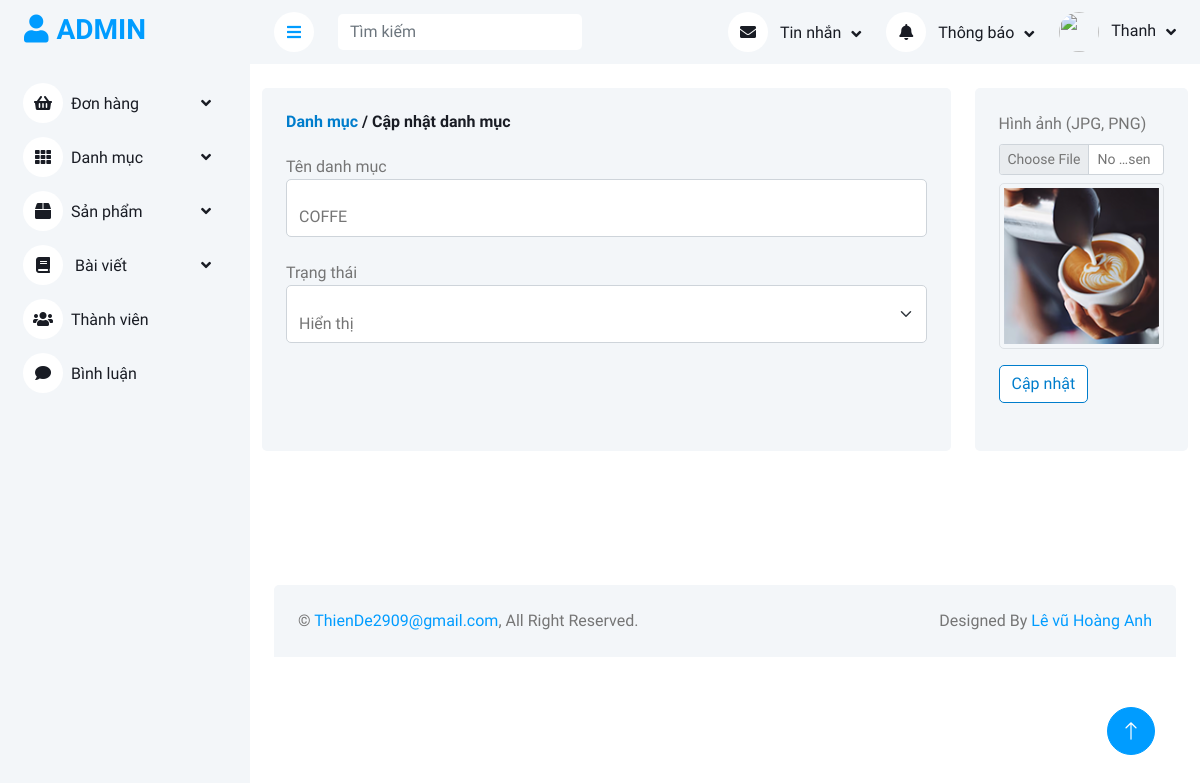
Screenshot of /admin/danh-muc/index.php?quanli=cap-nhat-danh-muc&id=2 (signed in) with the database file from the repository.
### tables this page shows
CREATE TABLE `categories` (
  `category_id` int(11) NOT NULL,
  `name` varchar(255) NOT NULL,
  `image` varchar(255) NOT NULL,
  `status` tinyint(1) NOT NULL DEFAULT 1
);

### admin/models_admin/pdo_library.php (called while the page is built, shortened)
<?php
function pdo_query_one($sql){
    $sql_args = array_slice(func_get_args(), 1);
    try{
        $conn = pdo_get_connection();
        $stmt = $conn->prepare($sql);
        $stmt->execute($sql_args);
        $row = $stmt->fetch(PDO::FETCH_ASSOC);
        return $row;
    }
    catch(PDOException $e){
        throw $e;
    }
    finally{
        unset($conn);
    }
}
?>

### admin/models_admin/CategoryModel.php (called while the page is built, shortened)
<?php
    class CategoryModel {
        public function select_category_by_id($category_id) {
            $sql = "SELECT * FROM categories WHERE category_id = ?";
            return pdo_query_one($sql, $category_id);
        }
    }
?>

### admin/danh-muc/edit.php (the view, shortened to what this page needs)
<?php
if(isset($_GET['id']) && $_GET['id'] > 0) {
    $category_id = $_GET['id'];
    $category_one = $CategoryModel->select_category_by_id($category_id);
    extract($category_one);
}else {
    header("Location: index.php?quanli=danh-sach-danh-muc");
}
?>
<div class="container-fluid pt-4" style="margin-bottom: 110px;">
    <form class="row g-4" action="" method="post" enctype="multipart/form-data">
        <div class="col-sm-12 col-xl-9">
            <div class="bg-light rounded h-100 p-4">
                <h6 class="mb-4">
                    <a href="index.php?quanli=danh-sach-danh-muc" class="link-not-hover">Danh mục</a>
                    / Cập nhật danh mục
                </h6>
                <label for="floatingInput">Tên danh mục</label>
                <div class="form-floating mb-4">
                    <input name="name" type="text" value="<?=$name?>" class="form-control" id="floatingInput">
                </div>
                <label for="floatingSelect">Trạng thái</label>
                <div class="form-floating mb-3">
                    <select name="status" class="form-select" id="floatingSelect">
                        <?php if($status == 1) {?>
                            <option selected value="1">Hiển thị</option>
                        <?php
                        } else{
                        ?>
                            <option value="1">Hiển thị</option>
                            <option selected value="0">Tạm ẩn</option>
                        <?php }?>
                    </select>
                </div>
            </div>
        </div>
        <div class="col-sm-12 col-xl-3">
            <div class="bg-light rounded h-100 p-4">
                <div class="mb-3">
                    <label for="formFileSm" class="form-label">Hình ảnh (JPG, PNG)</label> <br>
                    <input style="background-color: #fff" name="image" class="form-control form-control-sm"
                        id="formFileSm" type="file">
                    <div class="my-2">
                        <img src="../upload/<?=$image?>" width="100%" class="img-thumbnail" alt="">
                    </div>
                </div>
                <h6 class="mb-4">
                    <input type="submit" name="update_category" value="Cập nhật" class="btn btn-custom">
                </h6>
            </div>
        </div>
    </form>
</div>

### admin/public_admin/css/style.css (style rules this page uses)
:root { --primary: #007dcc; --light: #F3F6F9; --dark: #191C24; }
.btn { transition: .5s; }

### admin/public_admin/css/custom.css (style rules this page uses)
.link-not-hover { color: #007dcc; }
.btn-custom { color: #007dcc; background-color: white; border-color: #007dcc; }

### rows the page displays
categories: name "COFFE", status "Hiển thị", image (picture)

### other values shown
$_SESSION['user_admin']['full_name'] "Thanh"
